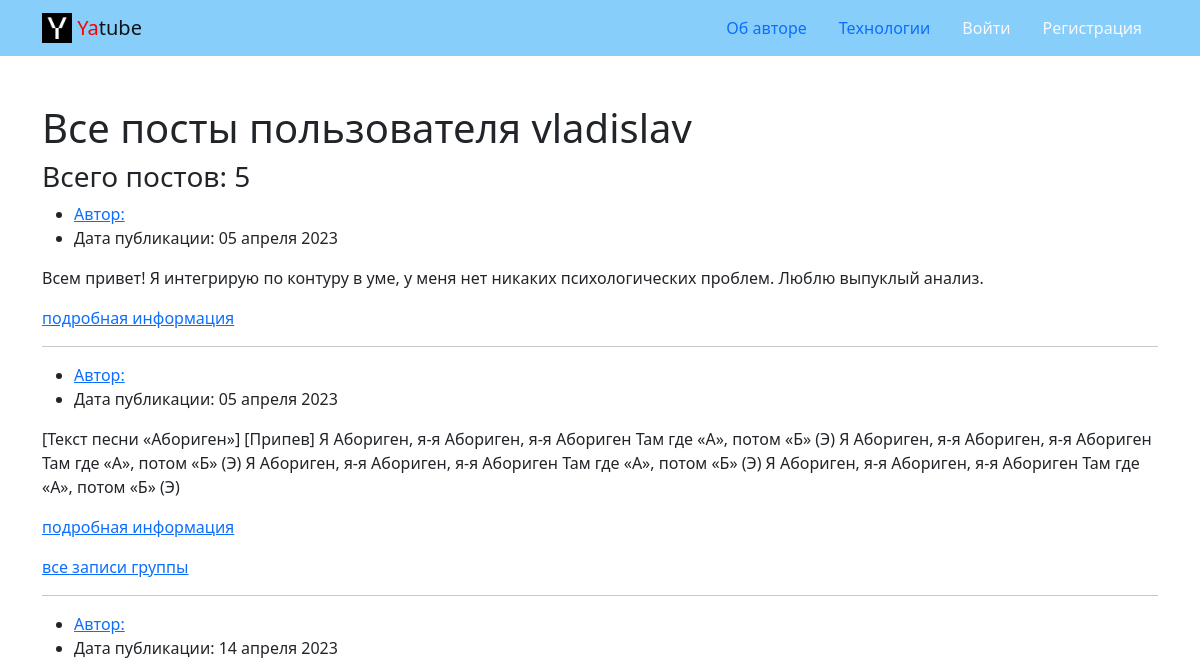
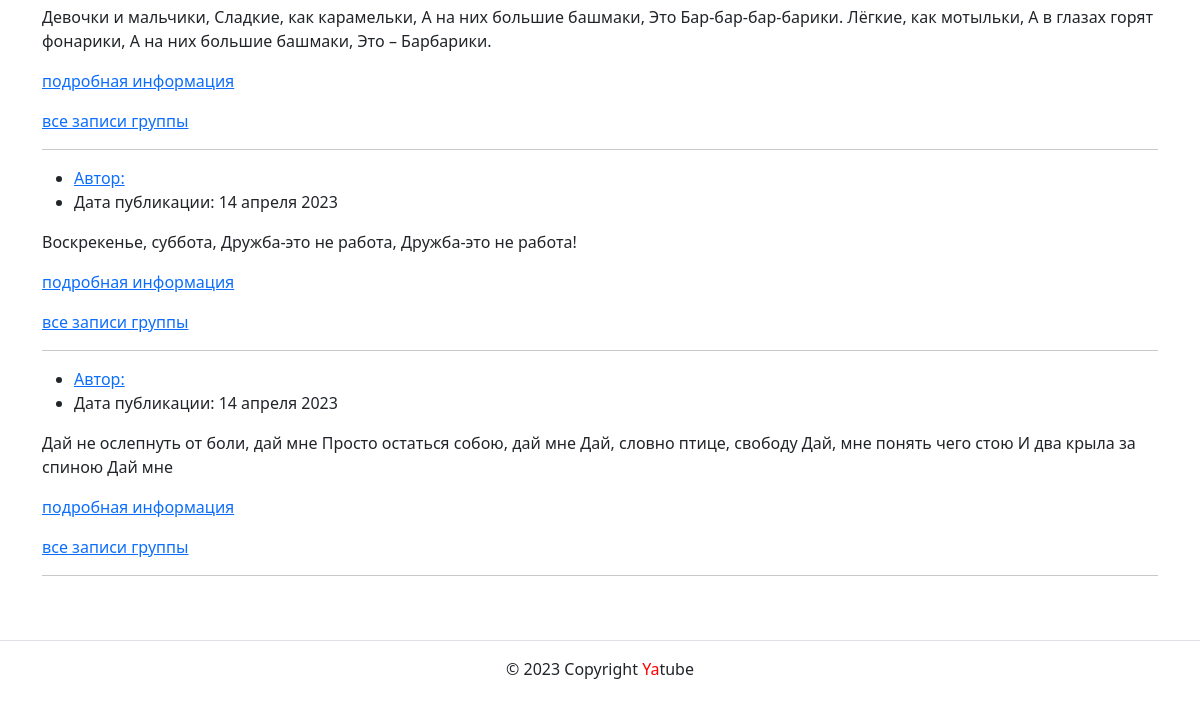
The page /profile/vladislav/ on the database as committed earlier (2 pictures, top to bottom).
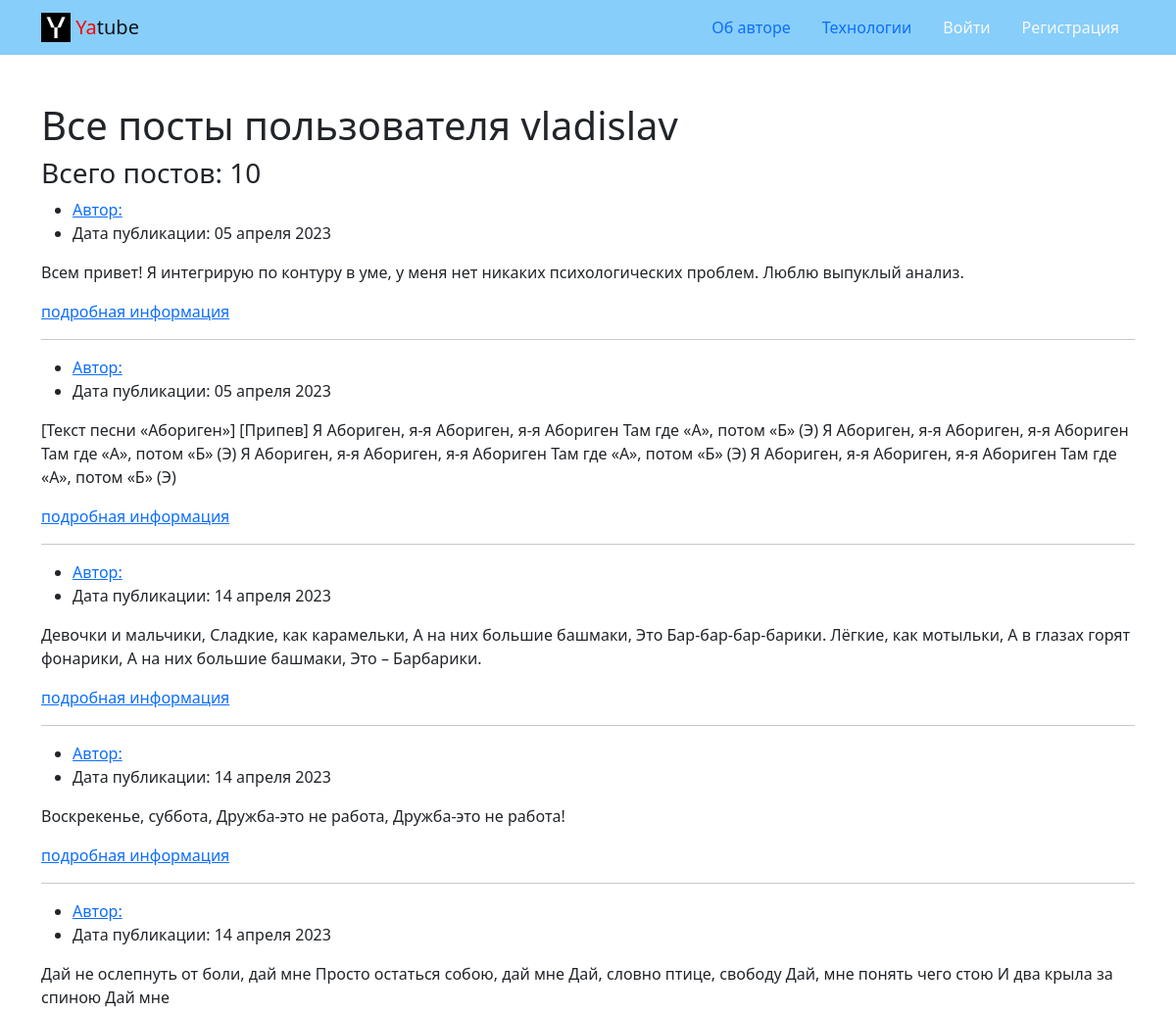
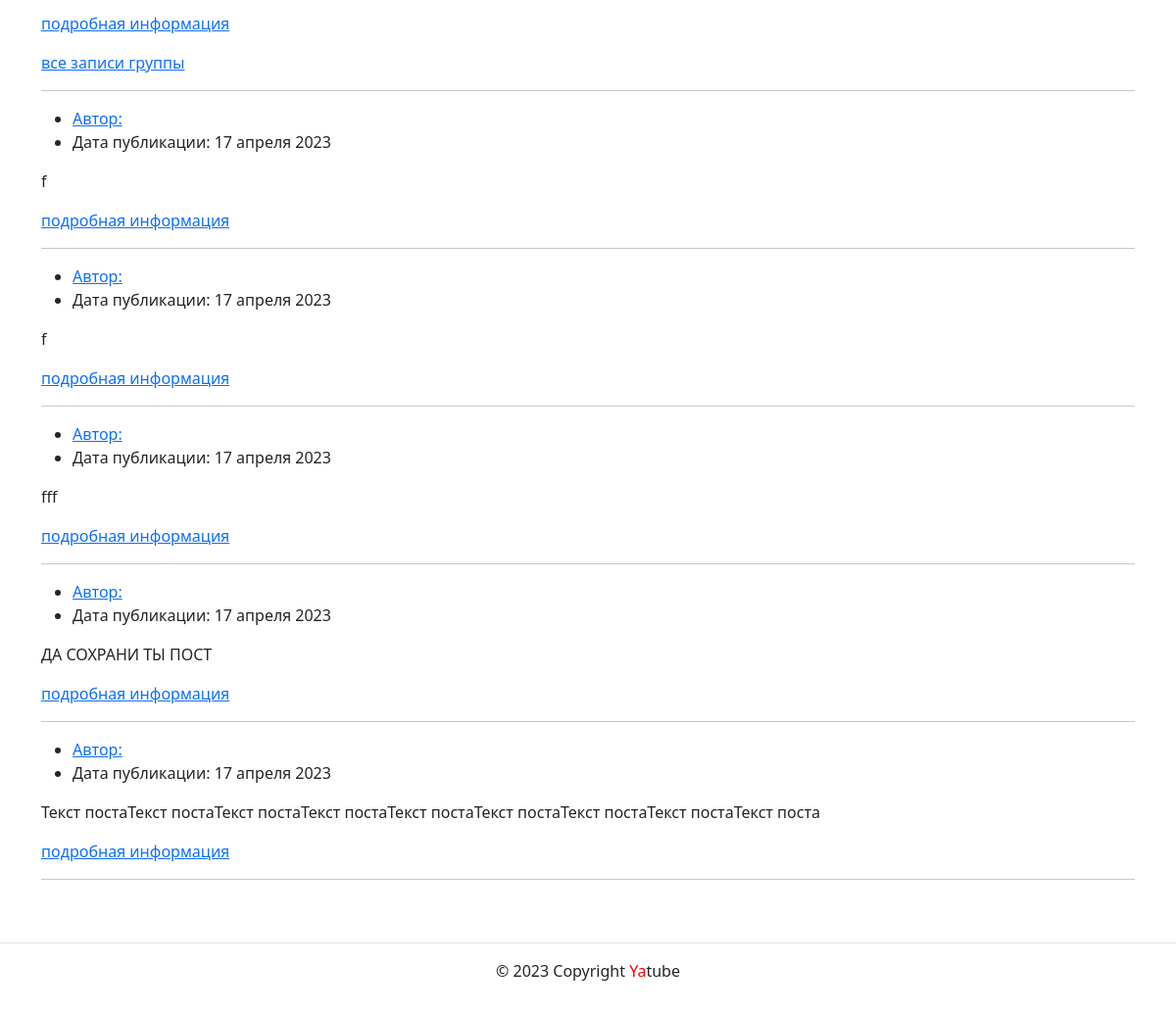
The same page on the database as committed later (2 pictures, top to bottom).
### posts/models.py (models this page shows)
class Post(models.Model):
    text = models.TextField()
    pub_date = models.DateTimeField(auto_now_add=True)
    group = models.ForeignKey(
        Group,
        blank=True,
        null=True,
        on_delete=models.SET_NULL,
        related_name='group_posts'
    )
    author = models.ForeignKey(
        User,
        on_delete=models.CASCADE,
        related_name='posts'
    )

### posts/views.py (the view)
# urls.py: path('profile/<str:username>/', views.profile, name='profile'),
def profile(request, username):
    user_id = User.objects.get(username=username).id
    user_posts = Post.objects.all().filter(author=user_id)
    paginator = Paginator(user_posts, NUM_OF_POSTS)
    page_number = request.GET.get('page')
    page_obj = paginator.get_page(page_number)
    context = {
        'name': username,
        'page_obj': page_obj,
        'post_count': len(user_posts),
        'id': user_id,
    }
    return render(request, 'posts/profile.html', context)

### templates/posts/profile.html (shortened to what this page needs)
{% extends 'base.html' %}
{% block content %}
    <main>
      <div class="container py-5">
        <h1>Все посты пользователя {{ name }} </h1>
        <h3>Всего постов: {{ post_count }} </h3>
        {% for post in page_obj %}
          <ul>
            <li>
              <a href="{% url 'posts:profile' post.author %}">Автор: {{ post.author.get_full_name }}</a>
            </li>
            <li>
              Дата публикации: {{ post.pub_date|date:"d E Y" }}
            </li>
          </ul>
          <p>{{ post.text }}</p>
          <p><a href="{% url 'posts:post_detail' post.pk %}">подробная информация </a></p>
          {% if post.group %}
            <a href="{% url 'posts:group_posts' post.group.slug %}">все записи группы</a>
          {% endif %}
          {% if not forloop.last %}<hr>{% endif %}
        {% endfor %}
        <hr>
      </div>
    </main>
{% endblock %}

Rows that differ between the two databases and show on the page:
changed Post (number 2 of 10 on the later page): no longer shows "все записи группы"
changed Post (number 3 of 10 on the later page): no longer shows "все записи группы"
changed Post "Воскрекенье, суббота, Дружба-это не работа, Дружба-это не работа!": no longer shows "все записи группы"
added Post: pub_date "17 апреля 2023", text "f"
added Post: pub_date "17 апреля 2023", text "f"
added Post: pub_date "17 апреля 2023", text "fff"
added Post: pub_date "17 апреля 2023", text "ДА СОХРАНИ ТЫ ПОСТ"
added Post: pub_date "17 апреля 2023", text "Текст постаТекст постаТекст постаТекст постаТекст постаТекст постаТекст постаТекст постаТекст поста"
Other text that changed with them:
{{ post_count }}: "5" → "10"
